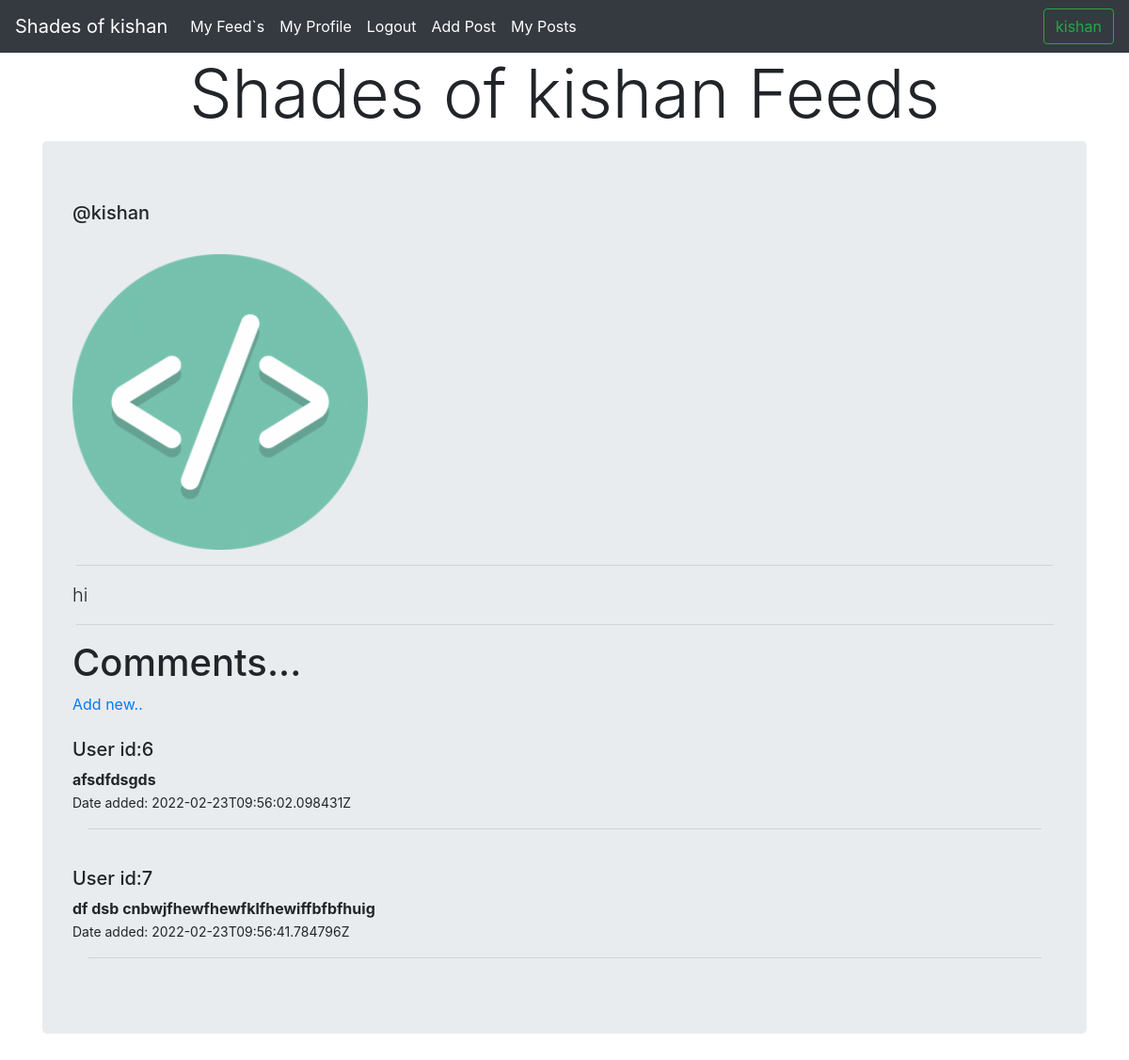
/feeds (signed in), run on the app's committed database.
### socialapp/models.py (models this page shows, shortened)
class Post(models.Model):
    userr = models.ForeignKey(User, on_delete=models.CASCADE)
    image = models.FileField(null=True, blank=True)
    message = models.TextField(blank=True)

class Comment(models.Model):
    post=models.ForeignKey(Post,related_name='comments',on_delete=models.CASCADE)
    name=models.ForeignKey(User,on_delete=models.CASCADE)
    comments=models.TextField()
    date_added=models.DateTimeField(auto_now_add=True)

### socialapp/views.py (the view)
# urls.py: path('feeds',Feeds,name='feeds'),
@login_required
def Feeds(request):
    obj=Post.objects.all()
    data=Post_ser(obj,many=True).data
    return render(request,'socialapp/show_post.html',{'data':data})

### socialapp/api/serializers.py (called while the page is built)
    def get_image(self, object):
        try:
            return object.image.url
        except:
            return None

    def get_user(self, object):
        try:
            return object.userr
        except:
            return []

    def get_comments(self, object):
        try:
            qs = Comment.objects.filter(post=object)
            return CommentSerializer(qs, many=True).data
        except:
            return []

    def get_name(self, object):
        try:
            qs = Comment.objects.filter(post=object)
            return CommentSerializer(qs, many=True).data
        except:
            return []

    def get_date_added(self, object):
        try:
            qs = Comment.objects.filter(post=object)
            return CommentSerializer(qs, many=True).data
        except:
            return []

### socialapp/templates/socialapp/show_post.html (shortened to what this page needs)
{%extends 'socialapp/master.html'%} {%block title%}Feeds{%endblock%}{%block body%}
<h3 class="display-3" align="center">Shades of kishan Feeds
</h3> {% for i in data %}
<div class="container">
    {%if i.image %}
    <div class="jumbotron" id="intro">
        <h5 class="display-5">@{{i.user}}</h5>
        <br>
        <img src="{{i.image}}" alt="..." height="20%" width="30%">
        <hr class="mx-1">
        <p class="lead "> {{i.message}}</p>
        <hr class="mx-1">
        <h1>Comments...</h1>
        <a href="{%url 'comments'   %}"> Add new..</a>
        <br/>{% for j in i.comments %}
        <br/>
        <h5>User id:{{ j.name }}</h5>
        <b>{{ j.comments }}</b> <br>
        <small>Date added: {{ j.date_added }}</small><br/>
        <hr class="mx-3">{%endfor%}
    </div>
    {% endif %}
</div> {% endfor %} {% endblock %}

### socialapp/templates/socialapp/master.html (shortened to what this page needs)
<!DOCTYPE html>
<html lang="en">
<head>
    <meta name="viewport" content="width=device-width, initial-scale=1.0"> {% load bootstrap4 %} {% bootstrap_css%} {% bootstrap_javascript jquery="full" %} {%load static %}
</head>
<body>
    <nav class="navbar navbar-expand-lg navbar-dark bg-dark">
        <a class="navbar-brand" href="#">Shades of kishan </a>
        <div class="collapse navbar-collapse" id="navbarSupportedContent">
            <ul class="navbar-nav mr-auto">
                {%if request.user.is_authenticated%}
                <li class="nav-item active">
                    <a class="nav-link" href="{% url 'feeds'%}">My Feed`s <span class=" sr-only ">(current)</span></a>
                </li>
                <li class="nav-item active">
                    <a class="nav-link" href="{% url 'profile'%}">My Profile</a>
                </li>
                <li class="nav-item active">
                    <a class="nav-link" href="{% url 'logout'%}">Logout</a>
                </li>
                <li class="nav-item active">
                    <a class="nav-link" href="{% url 'posts'%}">Add Post <span class=" sr-only ">(current)</span></a>
                </li>
                <li class="nav-item active">
                    <a class="nav-link" href="{% url 'myposts'%}">My Posts <span class=" sr-only ">(current)</span></a>
                </li>
                {%else%}
                <li class="nav-item active">
                    <a class="nav-link" href="{% url 'login'%}">Login <span class=" sr-only ">(current)</span></a>
                </li>
                {%endif%}
            </ul>
            {%if request.user.is_authenticated%}
            <form class="form-inline my-2 my-lg-0 ">
                <button class="btn btn-outline-success my-2 my-sm-0 " type="submit ">{{request.user.username}}</button>
            </form>
            {%endif%}
        </div>
    </nav>
</body>
{%block body%}{%endblock%}
</html>

### data on the page
Comment: comments "afsdfdsgds"
Comment: comments "df dsb cnbwjfhewfhewfklfhewiffbfbfhuig"

### other printed values
{{ request.user.username }} "kishan"
{{ i.user }} "kishan"
{{ i.message }} "hi"
{{ j.name }} "6" "7"
{{ j.date_added }} "2022-02-23T09:56:02.098431Z" "2022-02-23T09:56:41.784796Z"
